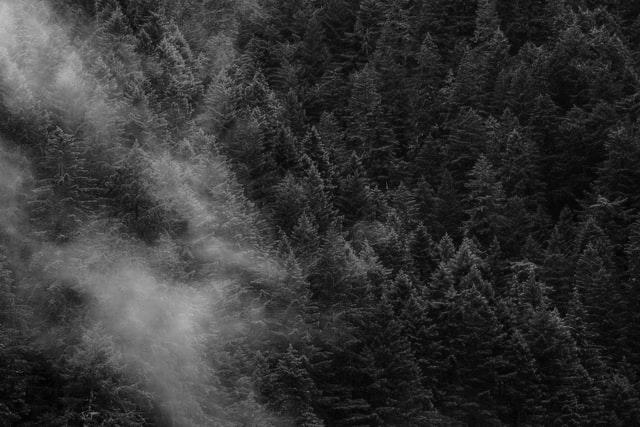
#> input picture Ex1_Data/Two_A/Forest_1/Forest_1_S_gray.jpg, 640 x 427 px, found by its file name
$ python Colorize.py
#> lines starting #> are read from the running program, lines starting #| are printed output that depends on the picture

import numpy as np
import pandas as pd
from PIL import Image

def colorizeBy_colorPalette(image_addr:str, colorPalette_addr:str, output_addr:str = "."):
    """
    Colorizes an image using a color palette.

    [Args]:
        image_addr: str. The address of the gray image to be colorized.
        colorPalette_addr: str. The address of the color palette. CSV file with 256 color and [R, G, B] in columns.

    [Returns]:
        None. It saves automatically the colorized image.
    """
#> called with output_addr = '.'

    grayimg = Image.open(image_addr)
#> grayimg is the input picture: PIL image 640x427 L; min 0, max 190, mean 52.4
    grayimg_arr = np.array(grayimg)

    colors_data = pd.read_csv(colorPalette_addr)
#> (reads Ex1_Data/Two_A/Forest_1/Forest_1_S_color_palette_sort.csv from the repository)

    R = np.zeros(grayimg_arr.shape)
    G = np.zeros(grayimg_arr.shape)
    B = np.zeros(grayimg_arr.shape)
    for col in range(grayimg_arr.shape[1]):
        for row in range(grayimg_arr.shape[0]):
            R[row, col] = colors_data.iloc[grayimg_arr[row, col], 0]
            G[row, col] = colors_data.iloc[grayimg_arr[row, col], 1]
            B[row, col] = colors_data.iloc[grayimg_arr[row, col], 2]
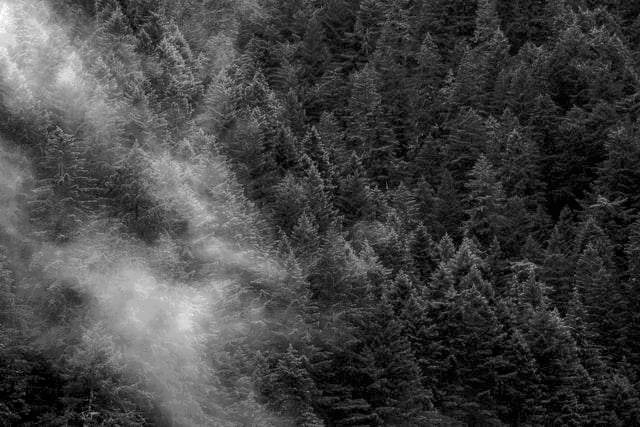
#> B: shape (427, 640) float64; min 2, max 66, mean 19; drawn with min black and max white
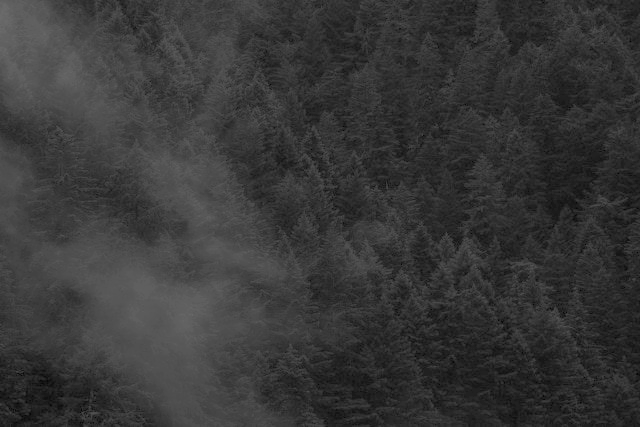
#> G: shape (427, 640) float64; min 7, max 107, mean 55.7
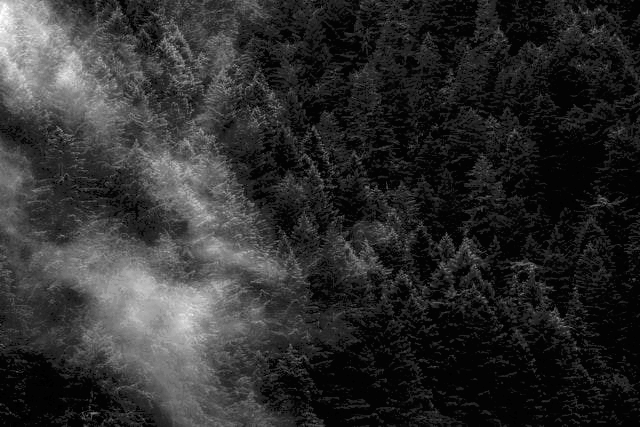
#> R: shape (427, 640) float64; min 1, max 67, mean 13.1; drawn with min black and max white
    out = np.array((R, G, B)).transpose(1, 2, 0)
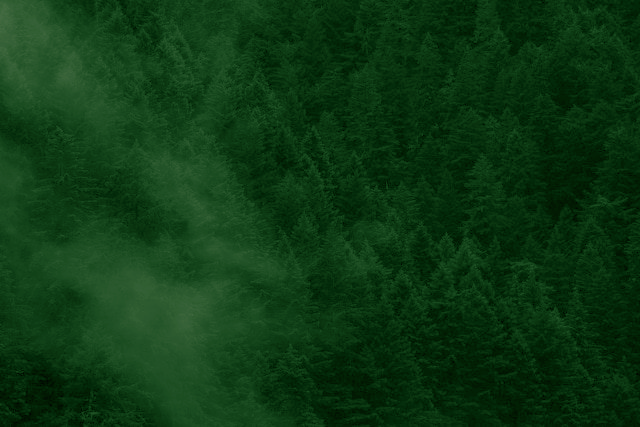
#> out: shape (427, 640, 3) float64; mean of channels 0, 1, 2 13.1, 55.7, 19; drawn as R, G, B
    new = Image.fromarray(out.astype('uint8'), 'RGB')
    new.save(f'{output_addr}/Image_color.jpg')
colorizeBy_colorPalette("D:\dev\python\penhan ax\Ex1_Data\Two_A\Forest_1\Forest_1_S_gray.jpg","D:\dev\python\penhan ax\Ex1_Data\Two_A\Forest_1\Forest_1_S_color_palette_sort.csv")
